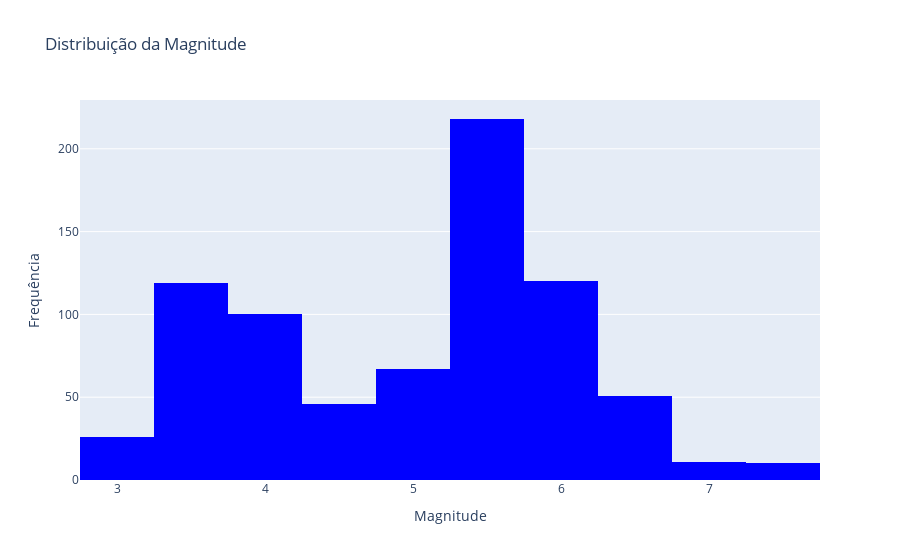
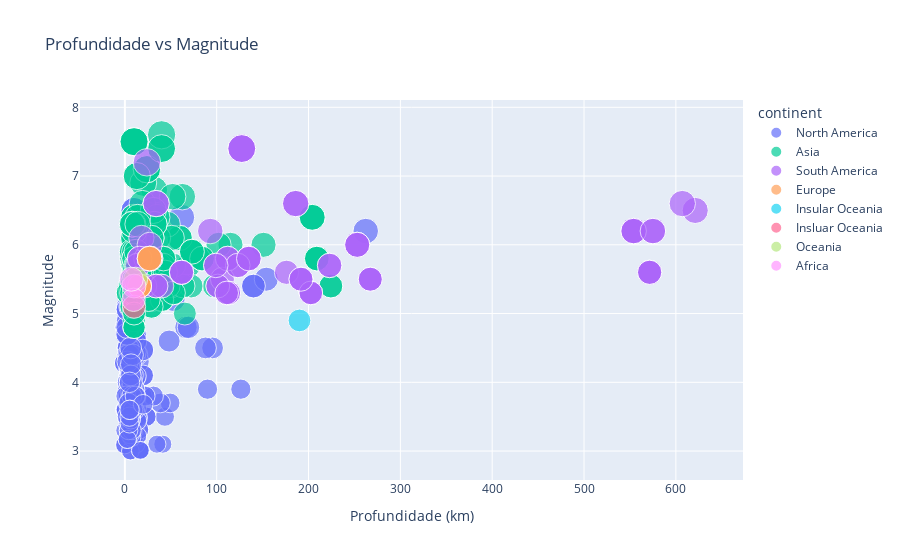
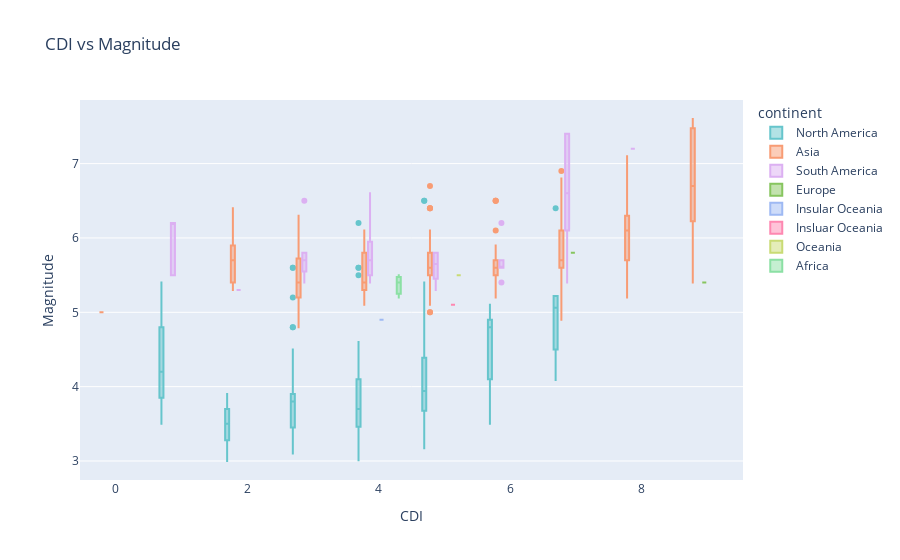

Source (notebook cell) for these figures, in order:
### Markdown cell above
## Graficos pre-limpeza

### Code cell
df_dropped = df_dropped[df_dropped['felt'] > 0]

frequencia_por_continente = df_dropped['continent'].value_counts().reset_index()
frequencia_por_continente.columns = ['Continente', 'Frequência']
frequencia_por_continente

# 1. Distribuição da Magnitude
fig1 = px.histogram(
    df_dropped, 
    x='magnitude', 
    nbins=20, 
    title='Distribuição da Magnitude',
    labels={'magnitude': 'Magnitude'},
    color_discrete_sequence=['blue']
)
fig1.update_layout(xaxis_title='Magnitude', yaxis_title='Frequência')
fig1.show()

# 2. Relação entre Profundidade e Magnitude
fig2 = px.scatter(
    df_dropped, 
    x='depth', 
    y='magnitude', 
    color='continent',
    size='magnitude',
    title='Profundidade vs Magnitude',
    labels={'depth': 'Profundidade (km)', 'magnitude': 'Magnitude'},
    hover_data=['city', 'subnational', 'felt']
)
fig2.update_layout(xaxis_title='Profundidade (km)', yaxis_title='Magnitude')
fig2.show()

# 3. Intensidade Percebida (MMI/CDI) vs Magnitude
fig3 = px.box(
    df_dropped, 
    x='mmi', 
    y='magnitude', 
    color='continent',
    title='MMI vs Magnitude',
    labels={'mmi': 'MMI', 'magnitude': 'Magnitude'},
    color_discrete_sequence=px.colors.qualitative.Set3
)
fig3.update_layout(xaxis_title='MMI', yaxis_title='Magnitude')
fig3.show()

fig4 = px.box(
    df_dropped, 
    x='cdi', 
    y='magnitude', 
    color='continent',
    title='CDI vs Magnitude',
    labels={'cdi': 'CDI', 'magnitude': 'Magnitude'},
    color_discrete_sequence=px.colors.qualitative.Pastel
)
fig4.update_layout(xaxis_title='CDI', yaxis_title='Magnitude')
fig4.show()

# 4. Mapa Geográfico dos Terremotos
fig5 = px.scatter_geo(
    df_dropped, 
    lat='latitude', 
    lon='longitude', 
    color='continent',
    size='magnitude',
    title='Mapa Geográfico dos Terremotos',
    labels={'latitude': 'Latitude', 'longitude': 'Longitude', 'magnitude': 'Magnitude'},
    hover_name='city',
    projection='natural earth'
)
fig5.update_layout(legend_title='Continente')
fig5.show()

# 5. Frequência de Terremotos por Continente
fig6 = px.bar(
    frequencia_por_continente, 
    y='Frequência', 
    title='Frequência de Terremotos por Continente',
    color='Continente',
    color_discrete_sequence=px.colors.qualitative.Set2,
    text='Frequência'
)
fig6.update_layout(xaxis_title='Continente', yaxis_title='Frequência')
fig6.show()

### Figure 1 — Plotly figure (JSON) as saved in the notebook; plotly's stock layout.template omitted (floating-point values rounded to 4 significant figures; data arrays with more than 128 entries replaced by an {"elided": "..."} marker saying what was removed)
{"data": [{"alignmentgroup": "True", "bingroup": "x", "hovertemplate": "Magnitude=%{x}<br>count=%{y}<extra></extra>", "legendgroup": "", "marker": {"color": "blue", "pattern": {"shape": ""}}, "name": "", "nbinsx": 20, "offsetgroup": "", "orientation": "v", "showlegend": false, "type": "histogram", "x": {"elided": "768 float values"}, "xaxis": "x", "yaxis": "y"}], "layout": {"autosize": true, "barmode": "relative", "legend": {"tracegroupgap": 0}, "title": {"text": "Distribuição da Magnitude"}, "xaxis": {"anchor": "y", "autorange": true, "domain": [0, 1], "range": [2.75, 7.75], "title": {"text": "Magnitude"}, "type": "linear"}, "yaxis": {"anchor": "x", "autorange": true, "domain": [0, 1], "range": [0, 229.5], "title": {"text": "Frequência"}}}}

### Figure 2 — Plotly figure (JSON) as saved in the notebook; plotly's stock layout.template omitted (floating-point values rounded to 4 significant figures; data arrays with more than 128 entries replaced by an {"elided": "..."} marker saying what was removed)
{"data": [{"customdata": {"elided": "309x3 mixed values"}, "hovertemplate": "continent=North America<br>Profundidade (km)=%{x}<br>Magnitude=%{marker.size}<br>city=%{customdata[0]}<br>subnational=%{customdata[1]}<br>felt=%{customdata[2]}<extra></extra>", "legendgroup": "North America", "marker": {"color": "#636efa", "size": {"elided": "309 float values"}, "sizemode": "area", "sizeref": 0.019, "symbol": "circle"}, "mode": "markers", "name": "North America", "orientation": "v", "showlegend": true, "type": "scatter", "x": {"elided": "309 float values"}, "xaxis": "x", "y": {"elided": "309 float values"}, "yaxis": "y"}, {"customdata": {"elided": "246x3 mixed values"}, "hovertemplate": "continent=Asia<br>Profundidade (km)=%{x}<br>Magnitude=%{marker.size}<br>city=%{customdata[0]}<br>subnational=%{customdata[1]}<br>felt=%{customdata[2]}<extra></extra>", "legendgroup": "Asia", "marker": {"color": "#00cc96", "size": {"elided": "246 float values"}, "sizemode": "area", "sizeref": 0.019, "symbol": "circle"}, "mode": "markers", "name": "Asia", "orientation": "v", "showlegend": true, "type": "scatter", "x": {"elided": "246 float values"}, "xaxis": "x", "y": {"elided": "246 float values"}, "yaxis": "y"}, {"customdata": {"elided": "68x3 mixed values"}, "hovertemplate": "continent=South America<br>Profundidade (km)=%{x}<br>Magnitude=%{marker.size}<br>city=%{customdata[0]}<br>subnational=%{customdata[1]}<br>felt=%{customdata[2]}<extra></extra>", "legendgroup": "South America", "marker": {"color": "#ab63fa", "size": [5.7, 5.7, 5.5, 7.4, 5.8, 5.4, 5.3, 5.3, 5.8, 5.6, 5.5, 5.8, 6.6, 5.4, 6, 5.6, 5.3, 6.2, 6.2, 6.6, 5.7, 5.8, 5.7, 5.5, 7.4, 5.6, 5.8, 5.4, 5.4, 6.1, 7.2, 5.5, 6, 6.5, 5.3, 5.3, 6.6, 5.6, 6.2, 5.5, 5.7, 5.8, 6, 5.6, 5.3, 6.2, 5.4, 5.8, 5.7, 5.5, 7.4, 5.8, 5.4, 5.3, 5.3, 5.8, 5.6, 5.5, 6.6, 5.4, 6, 5.6, 5.3, 6.2, 6.2, 6.6, 5.7, 5.8], "sizemode": "area", "sizeref": 0.019, "symbol": "circle"}, "mode": "markers", "name": "South America", "orientation": "v", "showlegend": true, "type": "scatter", "x": [123, 223.0, 267.2, 127.3, 28, 33.94, 113.1, 202.5, 16, 61.71, 191.8, 112, 34, 101.2, 253, 571.4, 110.9, 554, 575, 186, 99, 135, 223.0, 267.2, 127.3, 176, 23, 13.49, 21.81, 18, 24, 106.2, 27, 621.1, 113.1, 202.5, 607, 61.71, 93, 191.8, 14, 112, 253, 571.4, 110.9, 554, 40.35, 135, 123, 267.2, 127.3, 28, 33.94, 113.1, 202.5, 16, 61.71, 191.8, 34, 101.2, 253, 571.4, 110.9, 554, 575, 186, 99, 135], "xaxis": "x", "y": [5.7, 5.7, 5.5, 7.4, 5.8, 5.4, 5.3, 5.3, 5.8, 5.6, 5.5, 5.8, 6.6, 5.4, 6, 5.6, 5.3, 6.2, 6.2, 6.6, 5.7, 5.8, 5.7, 5.5, 7.4, 5.6, 5.8, 5.4, 5.4, 6.1, 7.2, 5.5, 6, 6.5, 5.3, 5.3, 6.6, 5.6, 6.2, 5.5, 5.7, 5.8, 6, 5.6, 5.3, 6.2, 5.4, 5.8, 5.7, 5.5, 7.4, 5.8, 5.4, 5.3, 5.3, 5.8, 5.6, 5.5, 6.6, 5.4, 6, 5.6, 5.3, 6.2, 6.2, 6.6, 5.7, 5.8], "yaxis": "y"}, {"customdata": [[null, null, 30], ["Niksic", "Opstina Niksic", 248], ["Niksic", "Opstina Niksic", 248], [null, null, 30], ["Niksic", "Opstina Niksic", 248], [null, null, 30], ["Niksic", "Opstina Niksic", 248]], "hovertemplate": "continent=Europe<br>Profundidade (km)=%{x}<br>Magnitude=%{marker.size}<br>city=%{customdata[0]}<br>subnational=%{customdata[1]}<br>felt=%{customdata[2]}<extra></extra>", "legendgroup": "Europe", "marker": {"color": "#FFA15A", "size": [5.8, 5.4, 5.4, 5.8, 5.4, 5.8, 5.4], "sizemode": "area", "sizeref": 0.019, "symbol": "circle"}, "mode": "markers", "name": "Europe", "orientation": "v", "showlegend": true, "type": "scatter", "x": [26.87, 16.07, 16.07, 26.87, 16.07, 26.87, 16.07], "xaxis": "x", "y": [5.8, 5.4, 5.4, 5.8, 5.4, 5.8, 5.4], "yaxis": "y"}, {"customdata": [["Tokoroa", "Waikato", 16]], "hovertemplate": "continent=Insular Oceania<br>Profundidade (km)=%{x}<br>Magnitude=%{marker.size}<br>city=%{customdata[0]}<br>subnational=%{customdata[1]}<br>felt=%{customdata[2]}<extra></extra>", "legendgroup": "Insular Oceania", "marker": {"color": "#19d3f3", "size": [4.9], "sizemode": "area", "sizeref": 0.019, "symbol": "circle"}, "mode": "markers", "name": "Insular Oceania", "orientation": "v", "showlegend": true, "type": "scatter", "x": [190.1], "xaxis": "x", "y": [4.9], "yaxis": "y"}, {"customdata": [["Dannevirke", "Hawke's Bay", 23]], "hovertemplate": "continent=Insluar Oceania<br>Profundidade (km)=%{x}<br>Magnitude=%{marker.size}<br>city=%{customdata[0]}<br>subnational=%{customdata[1]}<br>felt=%{customdata[2]}<extra></extra>", "legendgroup": "Insluar Oceania", "marker": {"color": "#FF6692", "size": [5.1], "sizemode": "area", "sizeref": 0.019, "symbol": "circle"}, "mode": "markers", "name": "Insluar Oceania", "orientation": "v", "showlegend": true, "type": "scatter", "x": [10], "xaxis": "x", "y": [5.1], "yaxis": "y"}, {"customdata": [["Mount Somers", "Canterbury", 35]], "hovertemplate": "continent=Oceania<br>Profundidade (km)=%{x}<br>Magnitude=%{marker.size}<br>city=%{customdata[0]}<br>subnational=%{customdata[1]}<br>felt=%{customdata[2]}<extra></extra>", "legendgroup": "Oceania", "marker": {"color": "#B6E880", "size": [5.5], "sizemode": "area", "sizeref": 0.019, "symbol": "circle"}, "mode": "markers", "name": "Oceania", "orientation": "v", "showlegend": true, "type": "scatter", "x": [11.71], "xaxis": "x", "y": [5.5], "yaxis": "y"}, {"customdata": [[null, null, 12], ["Manono", "Tanganika", 1], ["Ikungi District", "Singida Region", 4]], "hovertemplate": "continent=Africa<br>Profundidade (km)=%{x}<br>Magnitude=%{marker.size}<br>city=%{customdata[0]}<br>subnational=%{customdata[1]}<br>felt=%{customdata[2]}<extra></extra>", "legendgroup": "Africa", "marker": {"color": "#FF97FF", "size": [5.4, 5.2, 5.5], "sizemode": "area", "sizeref": 0.019, "symbol": "circle"}, "mode": "markers", "name": "Africa", "orientation": "v", "showlegend": true, "type": "scatter", "x": [10, 9.462, 7], "xaxis": "x", "y": [5.4, 5.2, 5.5], "yaxis": "y"}], "layout": {"autosize": true, "legend": {"itemsizing": "constant", "title": {"text": "continent"}, "tracegroupgap": 0}, "title": {"text": "Profundidade vs Magnitude"}, "xaxis": {"anchor": "y", "autorange": true, "domain": [0, 1], "range": [-45.3, 668.8], "title": {"text": "Profundidade (km)"}, "type": "linear"}, "yaxis": {"anchor": "x", "autorange": true, "domain": [0, 1], "range": [2.361, 8.438], "title": {"text": "Magnitude"}, "type": "linear"}}}

### Figure 3 — Plotly figure (JSON) as saved in the notebook; plotly's stock layout.template omitted (floating-point values rounded to 4 significant figures; data arrays with more than 128 entries replaced by an {"elided": "..."} marker saying what was removed)
{"data": [{"alignmentgroup": "True", "hovertemplate": "continent=North America<br>CDI=%{x}<br>Magnitude=%{y}<extra></extra>", "legendgroup": "North America", "marker": {"color": "rgb(102, 197, 204)"}, "name": "North America", "notched": false, "offsetgroup": "North America", "orientation": "v", "showlegend": true, "type": "box", "x": {"elided": "309 int values"}, "x0": " ", "xaxis": "x", "y": {"elided": "309 float values"}, "y0": " ", "yaxis": "y"}, {"alignmentgroup": "True", "hovertemplate": "continent=Asia<br>CDI=%{x}<br>Magnitude=%{y}<extra></extra>", "legendgroup": "Asia", "marker": {"color": "rgb(248, 156, 116)"}, "name": "Asia", "notched": false, "offsetgroup": "Asia", "orientation": "v", "showlegend": true, "type": "box", "x": {"elided": "246 int values"}, "x0": " ", "xaxis": "x", "y": {"elided": "246 float values"}, "y0": " ", "yaxis": "y"}, {"alignmentgroup": "True", "hovertemplate": "continent=South America<br>CDI=%{x}<br>Magnitude=%{y}<extra></extra>", "legendgroup": "South America", "marker": {"color": "rgb(220, 176, 242)"}, "name": "South America", "notched": false, "offsetgroup": "South America", "orientation": "v", "showlegend": true, "type": "box", "x": [4, 3, 4, 7, 5, 3, 2, 2, 4, 6, 1, 5, 7, 4, 4, 5, 5, 1, 1, 7, 6, 3, 3, 4, 7, 3, 5, 4, 6, 7, 8, 4, 7, 3, 2, 2, 4, 6, 6, 1, 5, 5, 4, 5, 5, 1, 7, 3, 4, 4, 7, 5, 3, 2, 2, 4, 6, 1, 7, 4, 4, 5, 5, 1, 1, 7, 6, 3], "x0": " ", "xaxis": "x", "y": [5.7, 5.7, 5.5, 7.4, 5.8, 5.4, 5.3, 5.3, 5.8, 5.6, 5.5, 5.8, 6.6, 5.4, 6, 5.6, 5.3, 6.2, 6.2, 6.6, 5.7, 5.8, 5.7, 5.5, 7.4, 5.6, 5.8, 5.4, 5.4, 6.1, 7.2, 5.5, 6, 6.5, 5.3, 5.3, 6.6, 5.6, 6.2, 5.5, 5.7, 5.8, 6, 5.6, 5.3, 6.2, 5.4, 5.8, 5.7, 5.5, 7.4, 5.8, 5.4, 5.3, 5.3, 5.8, 5.6, 5.5, 6.6, 5.4, 6, 5.6, 5.3, 6.2, 6.2, 6.6, 5.7, 5.8], "y0": " ", "yaxis": "y"}, {"alignmentgroup": "True", "hovertemplate": "continent=Europe<br>CDI=%{x}<br>Magnitude=%{y}<extra></extra>", "legendgroup": "Europe", "marker": {"color": "rgb(135, 197, 95)"}, "name": "Europe", "notched": false, "offsetgroup": "Europe", "orientation": "v", "showlegend": true, "type": "box", "x": [7, 9, 9, 7, 9, 7, 9], "x0": " ", "xaxis": "x", "y": [5.8, 5.4, 5.4, 5.8, 5.4, 5.8, 5.4], "y0": " ", "yaxis": "y"}, {"alignmentgroup": "True", "hovertemplate": "continent=Insular Oceania<br>CDI=%{x}<br>Magnitude=%{y}<extra></extra>", "legendgroup": "Insular Oceania", "marker": {"color": "rgb(158, 185, 243)"}, "name": "Insular Oceania", "notched": false, "offsetgroup": "Insular Oceania", "orientation": "v", "showlegend": true, "type": "box", "x": [4], "x0": " ", "xaxis": "x", "y": [4.9], "y0": " ", "yaxis": "y"}, {"alignmentgroup": "True", "hovertemplate": "continent=Insluar Oceania<br>CDI=%{x}<br>Magnitude=%{y}<extra></extra>", "legendgroup": "Insluar Oceania", "marker": {"color": "rgb(254, 136, 177)"}, "name": "Insluar Oceania", "notched": false, "offsetgroup": "Insluar Oceania", "orientation": "v", "showlegend": true, "type": "box", "x": [5], "x0": " ", "xaxis": "x", "y": [5.1], "y0": " ", "yaxis": "y"}, {"alignmentgroup": "True", "hovertemplate": "continent=Oceania<br>CDI=%{x}<br>Magnitude=%{y}<extra></extra>", "legendgroup": "Oceania", "marker": {"color": "rgb(201, 219, 116)"}, "name": "Oceania", "notched": false, "offsetgroup": "Oceania", "orientation": "v", "showlegend": true, "type": "box", "x": [5], "x0": " ", "xaxis": "x", "y": [5.5], "y0": " ", "yaxis": "y"}, {"alignmentgroup": "True", "hovertemplate": "continent=Africa<br>CDI=%{x}<br>Magnitude=%{y}<extra></extra>", "legendgroup": "Africa", "marker": {"color": "rgb(139, 224, 164)"}, "name": "Africa", "notched": false, "offsetgroup": "Africa", "orientation": "v", "showlegend": true, "type": "box", "x": [4, 4, 4], "x0": " ", "xaxis": "x", "y": [5.4, 5.2, 5.5], "y0": " ", "yaxis": "y"}], "layout": {"autosize": true, "boxmode": "group", "legend": {"title": {"text": "continent"}, "tracegroupgap": 0}, "title": {"text": "CDI vs Magnitude"}, "xaxis": {"anchor": "y", "autorange": true, "domain": [0, 1], "range": [-0.5348, 9.535], "title": {"text": "CDI"}, "type": "linear"}, "yaxis": {"anchor": "x", "autorange": true, "domain": [0, 1], "range": [2.744, 7.856], "title": {"text": "Magnitude"}, "type": "linear"}}}
